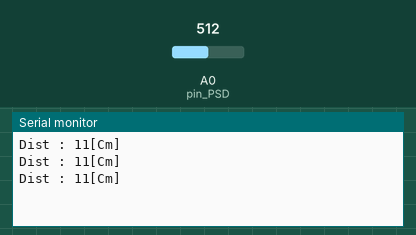
Bench run of a sketch on a simulated Arduino Uno, built with avr-gcc and run on an emulated ATmega328P. Parts: the last lines printed to the serial monitor. The inputs (shaded band) are chosen by the test bench; at power-on: A0 (pin_PSD) = 512.

Above: at 1.3 s.
1.4 s: A0 (pin_PSD) set to 716
At 1.9 s:
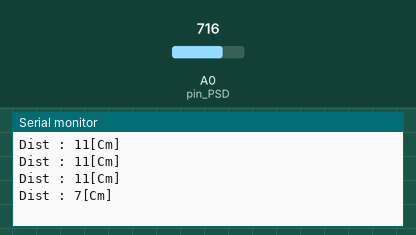
2.9 s: A0 (pin_PSD) set to 900
At 3.4 s:
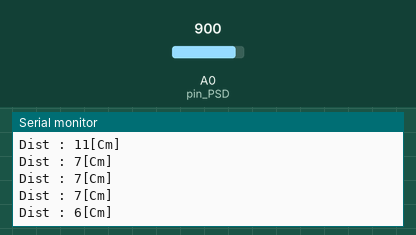
Timing chart, 0 to 5.9 s (numbered marks = the images above; inputs shaded):
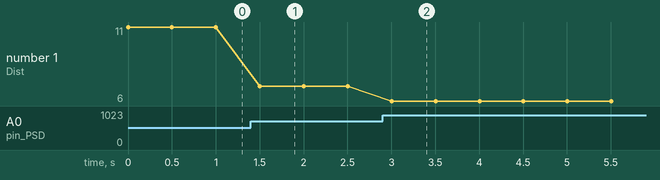

The sketch:

11week-Misson_PSD.ino
```cpp
int pin_PSD = A0;
int distance = 0;
void setup() {
  // put your setup code here, to run once:
  Serial.begin(115200);
  pinMode(pin_PSD, INPUT);
}

void loop() {
  // put your main code here, to run repeatedly:
  int volt = map(analogRead(pin_PSD), 0, 1023, 0, 5000);
  distance = (27.61 / (volt - 0.1696)) * 1000;
  Serial.print("Dist : ");
  Serial.print(distance);
  Serial.println("[Cm]");
  delay(500);
}
```

Measured:
- after the input at 1.4 s, the serial monitor: prints a new line after 0.10 s (image 1)
- after the input at 2.9 s, the serial monitor: prints a new line after 0.10 s (image 2)
- plotted number 1: 11 → 7 after the input at 1.4 s, 7 → 6 after the input at 2.9 s
